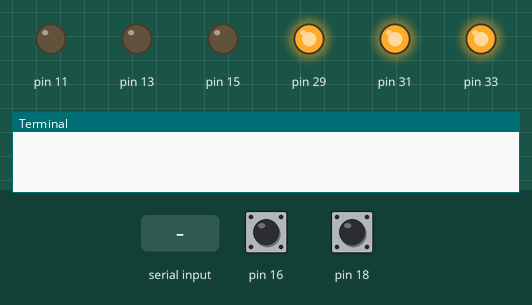
Recording of a program running on a simulated Raspberry Pi (header pin numbers). Shown: output pins drawn as LEDs (lit = HIGH), the last lines printed to the terminal. The inputs (shaded band) are chosen by the test bench; at power-on: pin 16 LOW, pin 18 LOW. Random numbers come from a fixed seed.

Above: at 1.2 s.
1.3 s: pin 16 pulled HIGH for 0.15 s
At 2.2 s:
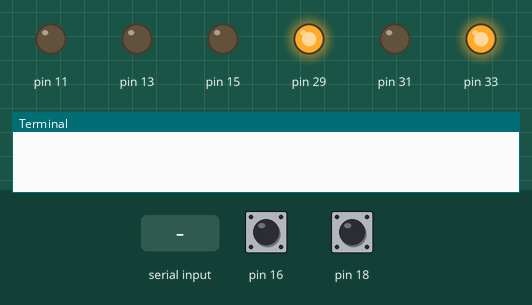
2.9 s: pin 18 pulled HIGH for 0.15 s
At 3.9 s:
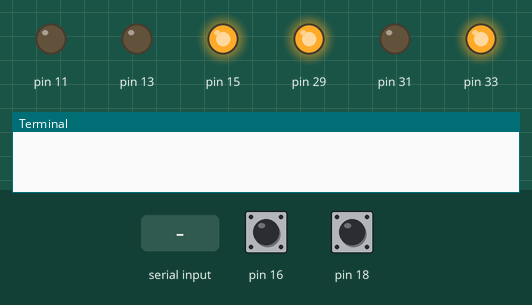
4.5 s: pin 16 pulled HIGH for 1 s
At 5.9 s:
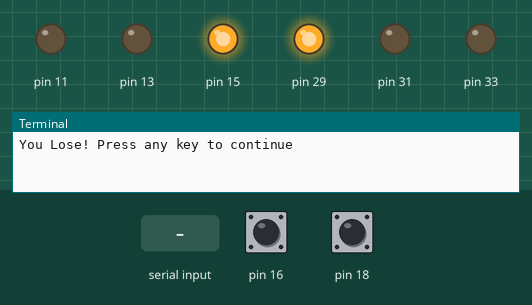
7.0 s: "1" typed at the terminal, then Enter
At 7.3 s:
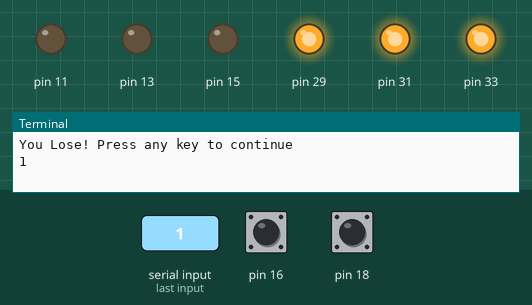
8.5 s: pin 18 pulled HIGH for 1 s
At 9.4 s:
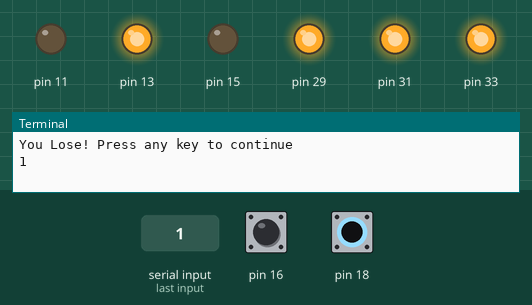
Timing chart, 0 to 11.5 s (numbered marks = the images above; inputs shaded):
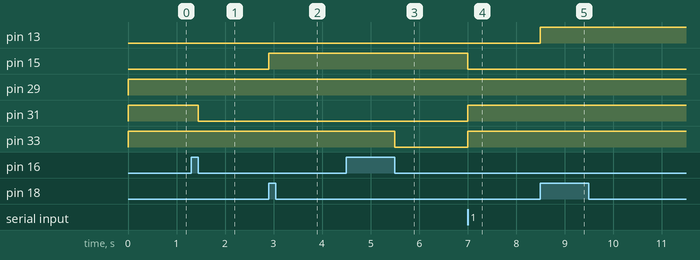

The program:

montyHall.py
```python
import random
import RPi.GPIO as GPIO

GPIO.setwarnings(False)
GPIO.setmode(GPIO.BOARD)
GPIO.setup(29, GPIO.OUT)
GPIO.setup(31, GPIO.OUT)
GPIO.setup(33, GPIO.OUT)
GPIO.setup(11, GPIO.OUT)
GPIO.setup(13, GPIO.OUT)
GPIO.setup(15, GPIO.OUT)
GPIO.setup(18, GPIO.IN, pull_up_down = GPIO.PUD_DOWN)
GPIO.setup(16, GPIO.IN, pull_up_down = GPIO.PUD_DOWN)

#Function for swapping
def swapChoice(closed, current):
    index=closed.index(current)
    while not GPIO.input(16):
        if GPIO.input(18):
            index = (index+1)%len(closed)
            updateChosen(closed[index])
            while GPIO.input(18):
                pass
    while GPIO.input(16):
        pass

    #Could potentially run into an issue if the button is held too long
    return closed[index]

def smartRemove(doors, value):
    if value in doors:
        doors.remove(value)

#Update lights function
def closeDoor(closed):
    GPIO.output(closed, False)

def updateChosen(current):
    GPIO.output(11, False)
    GPIO.output(13, False)
    GPIO.output(15, False)
    if current == 29:
        #print('red')
        GPIO.output(11, True)
    elif current == 31:
        #print('green')
        GPIO.output(13, True)
    else:
        #print('blue')
        GPIO.output(15, True)


def toggleDoors(val):
    GPIO.output(29, val)
    GPIO.output(31, val)
    GPIO.output(33, val)


#DEfault pins, red: 29, green: 31 blue: 33
#RGB pins: red:11, green:13, blue15


while True:
    GPIO.output(11, False)
    GPIO.output(13, False)
    GPIO.output(15, False)
    toggleDoors(True)
    #Random pick
    doors = [29,31,33]
    winDoor = random.choice(doors)
    #Let user pick
    current = swapChoice(doors, 29) #Call lights by their pin number
    #Random open
    options = [29, 31, 33]
    smartRemove(options, winDoor)
    smartRemove(options, current)
    firstOpen = random.choice(options)
    closeDoor(firstOpen)
    smartRemove(doors, firstOpen)
    #Allow user to swap
    current = swapChoice(doors, current)
    toggleDoors(False)
    GPIO.output(winDoor, True)

    #Display winner
    if winDoor == current:
        input("Congrats! Press any key to continue")
        #Do something, like flashing all the lights
    else:
        input("You Lose! Press any key to continue")
```

Measured:
- after the input at 1.3 s, pin 31: HIGH → LOW after 0.15 s
- after the input at 2.9 s, pin 15: LOW → HIGH at once
- after the input at 4.5 s, pin 33: HIGH → LOW after 1.0 s
- after the input at 7.0 s, pin 15: HIGH → LOW at once; pin 31, pin 33: LOW → HIGH at once
- after the input at 8.5 s, pin 13: LOW → HIGH at once
